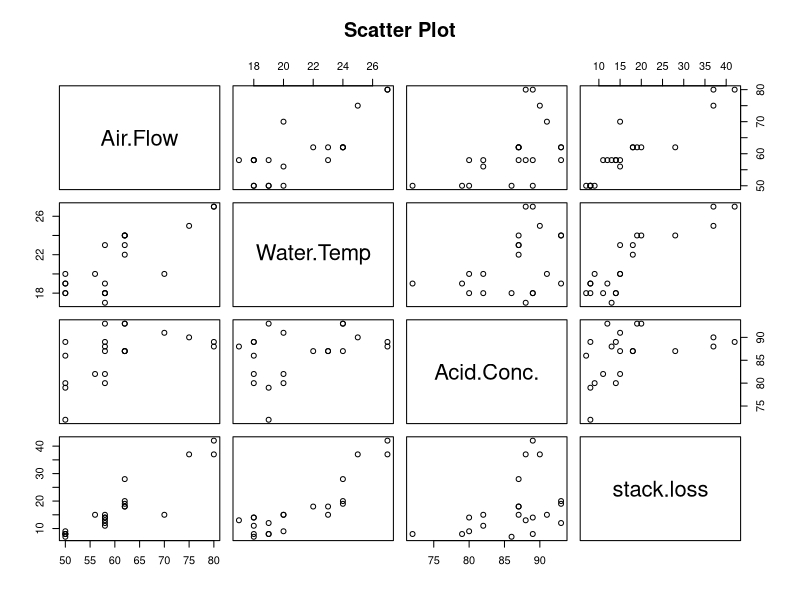
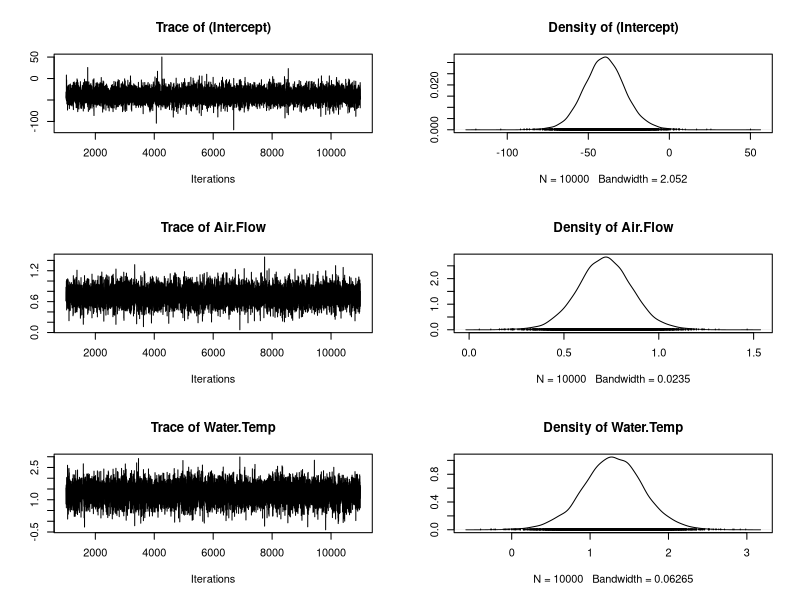
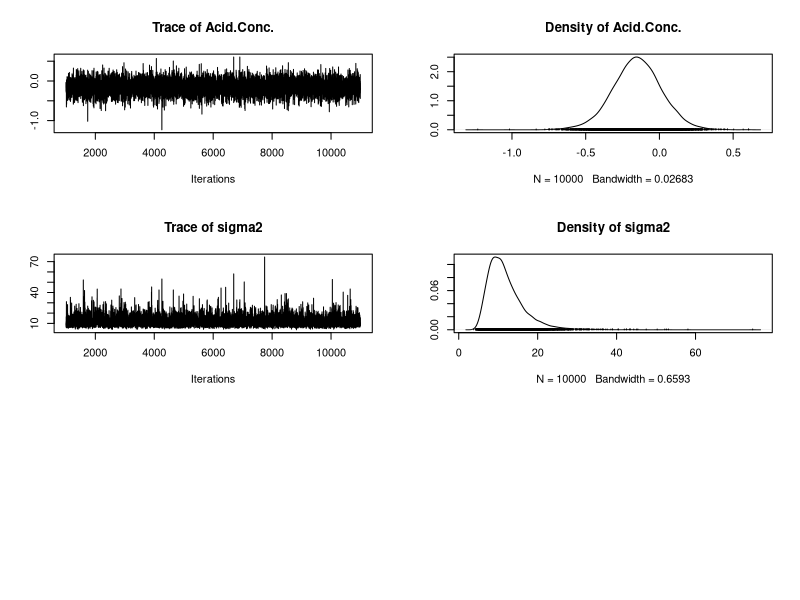

Recreate these plots in R, in order. (Note: this script raises an error after producing the figures.)
## ---- chunk 1
data = data(stackloss)
data <- stackloss
head(data)
## ---- chunk 2
pairs(stackloss, main = "Scatter Plot")

## ---- chunk 3
freq_reg = lm(stack.loss ~ ., data = data)
summary(freq_reg)

print("confidence intervals for aprameters")
confint(freq_reg,level=0.95)

print("prediction vs true value")
cbind(data["stack.loss"],predict(freq_reg))

print("Confidence Intervals")
predict(freq_reg,newdata = data.frame(Air.Flow=60,Water.Temp=20,Acid.Conc.=80),interval = "confidence",level = 0.95)


print("Prediction Interval")
predict(freq_reg,newdata = data.frame(Air.Flow=60,Water.Temp=20,Acid.Conc.=80),interval = "prediction",level = 0.95)
## ---- chunk 4
library(MCMCpack)
burnin = 1000
mcmc = 10000

# train model
bayes_reg = MCMCregress(stack.loss ~ ., data = data, burnin = burnin, mcmc = mcmc)
summary(bayes_reg)

# plot trace
plot(bayes_reg)

# posterior mean & medians
apply(bayes_reg, 2, mean)
apply(bayes_reg, 2, median)

# credible intervals
apply(bayes_reg, 2, quantile, probs= c(0.025, 0.975))

# Predictions FIXXXXXXXXXXXXX################################
beta_mean = apply(bayes_reg, 2, mean)
X = as.matrix(data[["Air.Flow", "Water.Temp", "Acid.Conc."]])
y_pred = X %*% beta_mean
compare_pred = cbind(data["stack.loss"], y_pred)

# Confidence intervals
x_new 
